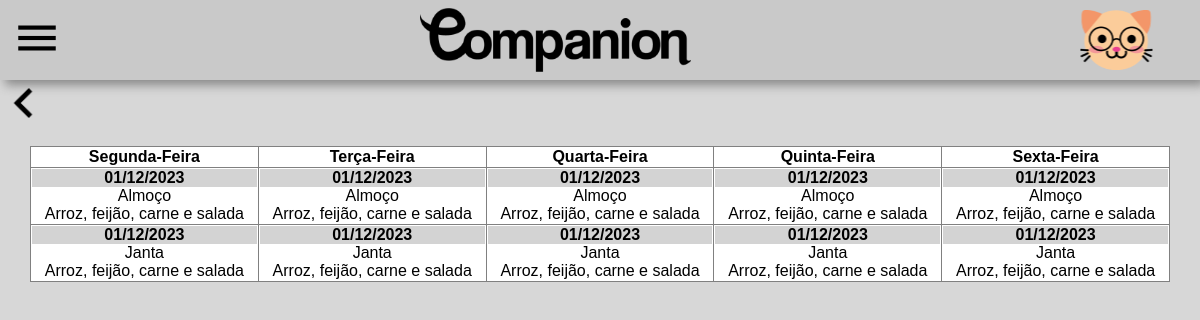
The page /view/Cardapio.php on the database its author committed.
### tables this page shows
create table cardapioRU(
	id integer not null auto_increment primary key,
    dia integer not null,
    dataDia datetime,
    prato varchar(355),
    tipo integer
    );

### model/Data.php (called while the page is built, shortened)
<?php
class data{
    public function pullCardapio(){
        $tablename = "cardapioRU";
        $connection = new conn();
        $conn = $connection->connect();
        $query = "SELECT * FROM $tablename";
        $result = mysqli_query($conn, $query);
        if(!empty($result)){
            return $result;
        }else{
            return 0;
        }
    }
}
?>

### controller/controlPanel.php (called while the page is built, shortened)
<?php
class control{
    public function pullCardapio(){
        require_once "../model/Data.php";
        $data = new data();
        $dado = $data->pullCardapio();
        return $dado;
    }
}
?>

### view/Cardapio.php (the view, shortened to what this page needs)
<!DOCTYPE html>
<html lang="pt-br">
<head>
    <link rel="stylesheet" href="./css/style.css">
</head>
<body>
    <div class="return-button">
        <a href="./Home.php"><img src="./img/return.png" class="return-img"></a>
    </div>
    <div class="container" style="font-family: Arial, Helvetica, sans-serif;" style="overflow-x: auto">
        <div class="body-div" style="width:95%;" style="overflow-x: auto">
            <?php
                require_once "../controller/controlPanel.php";
                $ctrl = new control();
                $data = $ctrl->pullCardapio();
                $vetor = [
                    1 => "Segunda-Feira",
                    2 => "Terça-Feira",
                    3 => "Quarta-Feira",
                    4 => "Quinta-Feira",
                    5 => "Sexta-Feira"
                ];
                $vetor2 = [
                    0 => "Almoço",
                    1 => "Janta"
                ];
                echo "<table style='width:100%; border-collapse: collapse;' border='1px solid black'><tr>";
                for($i=1; $i<=5; $i++){
                    echo "<th style='width:20%'>".$vetor[$i]."</th>";
                }
                echo "</tr><tr>";
                $aux = [];
                $t = 0;
                while($d = mysqli_fetch_assoc($data)){
                    if($d['tipo'] == 1){
                        $aux[$t] = $d;
                        $t++;
                    }else{
                        $date = explode(" ", $d['dataDia']);
                        $date2 = explode("-", $date[0]);
                        echo "<td><div style='background-color: lightgray'><strong>".$date2[2]."/".$date2[1]."/".$date2[0]."</strong></div><div>".$vetor2[$d['tipo']]."</div><div>".$d['prato']."</div></td>";
                    }
                }
                echo "</tr><tr>";
                for($i = 0; $i<$t; $i++){
                    $date = explode(" ", $aux[$i]['dataDia']);
                    $date2 = explode("-", $date[0]);
                    echo "<td><div style='background-color: lightgray'><strong>".$date2[2]."/".$date2[1]."/".$date2[0]."</strong></div><div>".$vetor2[$aux[$i]['tipo']]."</div><div>".$aux[$i]['prato']."</div></td>";
                }
                echo "</tr></table>";
            ?>
        </div>
    </div>
</body>
</html>

### view/css/style.css (style rules this page uses)
body { margin: 0; width: 100%; overflow-x: hidden; background-color: #D7D7D7; text-align: center; display: block; justify-content: center; align-items: center; font-family: Impact, Haettenschweiler, 'Arial Narrow Bold', sans-serif; }
.head { display: flex; flex-direction: row; width: 100%; height: 80px; box-shadow: 5px 5px 10px #888888; align-items: center; }
.head-logo { width: auto; height: 80%; position: sticky; left: 35%; }
.head-icon { width: 72px; height: 60px; position: sticky; left: 90%; }
.return-button { text-align:left; margin-top: 8px; margin-left: 8px; }
.return-img { width: 30px; height: 30px; }
table { background:white; }
.container { width: 100%; height: 100%; display: flex; flex-direction: row; justify-content: center; align-items: center; text-align: center; margin-top: 2%; }
.menu { font-family: arial; margin-left: 1%; padding: 0px; z-index: 2; }
.menu-img { width: 50px; }

### view/Cardapio.php (style rules this page uses)
.head { background-color: #C9C9C9; }

### rows shown on the page
cardapioru: dataDia "01", dataDia "12", dataDia "2023", tipo "Almoço", prato "Arroz, feijão, carne e salada"
cardapioru: dataDia "01", dataDia "12", dataDia "2023", tipo "Almoço", prato "Arroz, feijão, carne e salada"
cardapioru: dataDia "01", dataDia "12", dataDia "2023", tipo "Almoço", prato "Arroz, feijão, carne e salada"
cardapioru: dataDia "01", dataDia "12", dataDia "2023", tipo "Almoço", prato "Arroz, feijão, carne e salada"
cardapioru: dataDia "01", dataDia "12", dataDia "2023", tipo "Almoço", prato "Arroz, feijão, carne e salada"
cardapioru: dataDia "01", dataDia "12", dataDia "2023", tipo "Janta", prato "Arroz, feijão, carne e salada"
cardapioru: dataDia "01", dataDia "12", dataDia "2023", tipo "Janta", prato "Arroz, feijão, carne e salada"
cardapioru: dataDia "01", dataDia "12", dataDia "2023", tipo "Janta", prato "Arroz, feijão, carne e salada"
cardapioru: dataDia "01", dataDia "12", dataDia "2023", tipo "Janta", prato "Arroz, feijão, carne e salada"
cardapioru: dataDia "01", dataDia "12", dataDia "2023", tipo "Janta", prato "Arroz, feijão, carne e salada"

### other values the page prints
$vetor[$i] "Segunda-Feira"
$vetor[$i] "Terça-Feira"
$vetor[$i] "Quarta-Feira"
$vetor[$i] "Quinta-Feira"
$vetor[$i] "Sexta-Feira"
